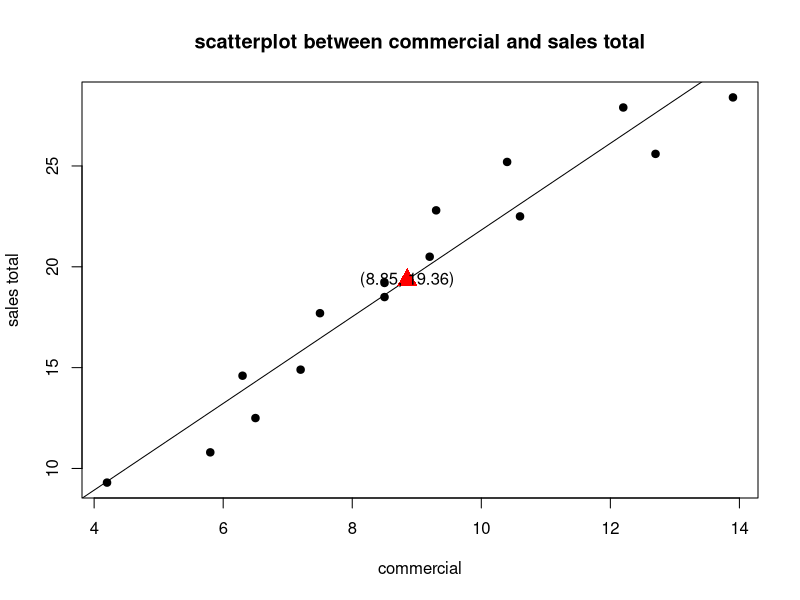

Generate this figure with R: (Note: this script raises an error after producing the figure.)
# change working directory to R.2019.2/regression
WD=getwd()
if (WD == '/Users/tolkien/work/misc/R') {
  setwd( paste0(dirname(WD), '/R.2019.2/regression'))
}

# scatter plot
market = read.table("data/market-1.txt", header = T)
head(market)
plot(market$X, market$Y, xlab="commercial", ylab="sales total", pch=19)
title("scatterplot between commercial and sales total")

# least square method
market.lm = lm(Y ~ X, data=market)
summary(market.lm)
abline(market.lm)
identify(market$X, market$Y)

# residual
names(market.lm)
resid = market.lm$residuals
fitted = market.lm$fitted.values
# (3)
sum(fitted)
sum(market$Y)
# (4)
sum(market$X*resid)
# (5)
sum(fitted*resid)
# (6)
xbar=mean(market$X)
ybar=mean(market$Y)
points(xbar, ybar, pch=17, cex=2.0, col="RED")
text(xbar, ybar, "(8.85, 19.36)")
fx = "Y-hat = 0.328*2.14*X"
text(locator(1), fx)

# anova
anova(market.lm)
qf(0.95, 1, 13)
1 - pf(192.9, 1, 13)
# coefficient of determination
# standard error of estimate
# coefficient of correlation
